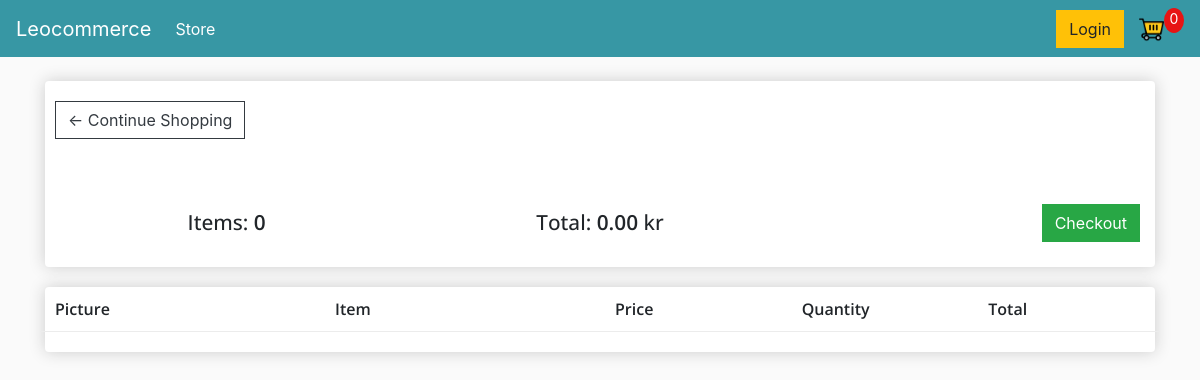
/cart/ (signed in), run on an earlier commit of the app's database.
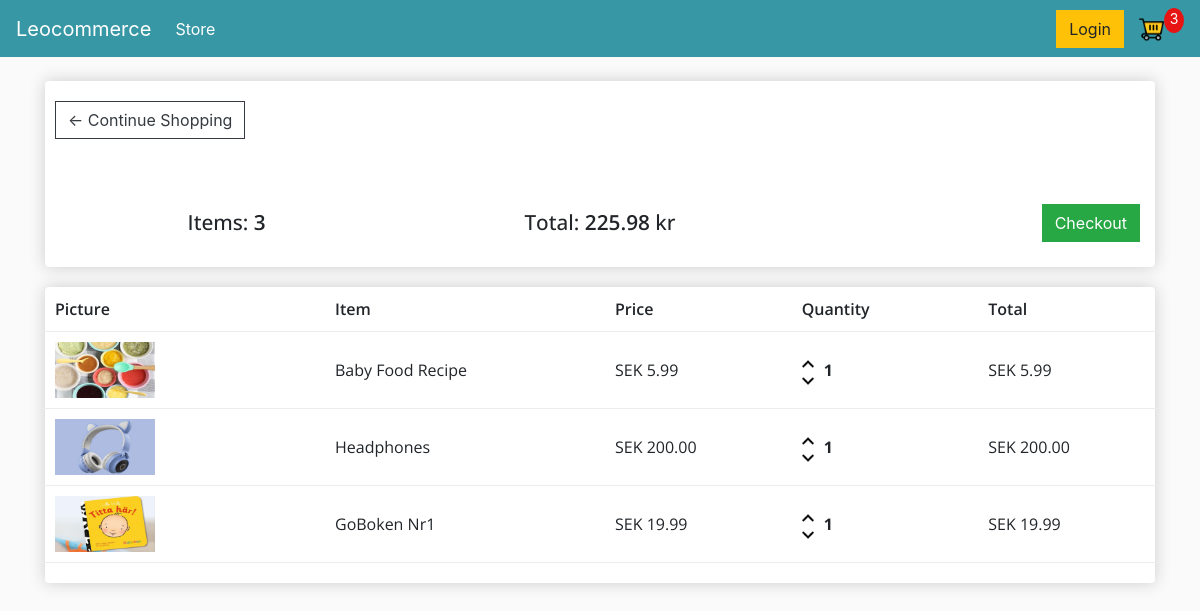
And on a later commit of the database.
### store/models.py (models this page shows, shortened)
class Order(models.Model):
    customer = models.ForeignKey(
        Customer, on_delete=models.SET_NULL, null=True, blank=True)
    date_ordered = models.DateTimeField(auto_now_add=True)
    complete = models.BooleanField(default=False, null=True, blank=False)
    transaction_id = models.CharField(max_length=200, null=True)
    @property
    def get_cart_total(self):
        orderitems = self.orderitem_set.all()
        total = sum([item.get_total for item in orderitems])
        return total
    @property
    def get_cart_items_quantity(self):
        orderitems = self.orderitem_set.all()
        total = sum([item.quantity for item in orderitems])
        return total

class OrderItem(models.Model):
    product = models.ForeignKey(
        Product, on_delete=models.SET_NULL, null=True, blank=True)
    order = models.ForeignKey(
        Order, on_delete=models.SET_NULL, null=True, blank=True)
    quantity = models.IntegerField(default=0, null=True, blank=True)
    date_added = models.DateTimeField(auto_now_add=True)
    @property
    def get_total(self):
        total = self.product.price * self.quantity
        return total

class Product(models.Model):
    name = models.CharField(max_length=200, null=True)
    price = models.DecimalField(max_digits=7, decimal_places=2)
    digital = models.BooleanField(default=False, null=True, blank=False)
    image = models.ImageField(null=True, blank=True)
    @property
    def imageURL(self):
        try:
            url = self.image.url
        except:
            url = ""
        return url

### store/views.py (the view)
# urls.py: path('cart/', views.cart, name="cart"),
def cart(request):
    data = cart_data(request)
    cartItems = data['cartItems']
    order = data['order']
    items = data['items']
    context = {"items": items, "order_of_this_transaction": order,
               'cartItems': cartItems}
    return render(request, 'store/cart.html', context)

### store/utils.py (called while the page is built)
def cart_data(request):
    if request.user.is_authenticated:
        customer = request.user.customer
        order, created = Order.objects.get_or_create(
            customer=customer, complete=False)
        items = order.orderitem_set.all()
        cartItems = order.get_cart_items_quantity
    else:
        cookieData = cookie_cart(request)
        cartItems = cookieData['cartItems']
        order = cookieData['order']
        items = cookieData['items']
    return {"cartItems": cartItems, "order": order, "items": items}

### store/templates/store/cart.html
{% extends 'store/main.html' %} {% load static %} {% block content %}
<div class="box-element box-1">
  <div class="row">
    <div class="col-lg-12 continue-shopping">
      <a href="{% url 'store' %}" class="btn btn-outline-dark">
        &#x2190; Continue Shopping
      </a>
    </div>
  </div>
  <div class="row align-items-center summary-info">
    <div class="col-lg-4 item">
      Items:
      <i class="item-number">
        {{order_of_this_transaction.get_cart_items_quantity}}
      </i>
    </div>
    <div class="col-lg-4 item">
      Total:
      <i class="price-number">
        {{order_of_this_transaction.get_cart_total|floatformat:2}} </i
      >kr
    </div>
    <div class="col-lg-4">
      <a class="btn btn-success cart-checkout" href="{% url 'checkout' %}"
        >Checkout</a
      >
    </div>
  </div>
</div>
<div class="box-element">
  <div class="row cart-row">
    <div class="col-lg-3 table-header">Picture</div>
    <div class="col-lg-3 table-header">Item</div>
    <div class="col-lg-2 table-header">Price</div>
    <div class="col-lg-2 table-header">Quantity</div>
    <div class="col-lg-2 table-header">Total</div>
  </div>
  {% for item in items %}
  <div class="row cart-row align-items-center">
    <div class="col-lg-3">
      <img class="row-image" src="{{item.product.imageURL}}" alt="" />
    </div>
    <div class="col-lg-3 table-content">{{item.product.name}}</div>
    <div class="col-lg-2 table-content">
      SEK {{item.product.price|floatformat:2}}
    </div>
    <div class="col-lg-2 table-content quantity-container">
      <div class="quantity">
        <img
          data-product="{{item.product.id}}"
          data-action="add"
          src="{% static 'images/up-arrow.png' %}"
          alt=""
          class="chg-quantity update-cart"
        />
        <img
          data-product="{{item.product.id}}"
          data-action="remove"
          src="{% static 'images/down-arrow.png' %}"
          alt=""
          class="chg-quantity update-cart"
        />
      </div>
      <p class="quantity">
        {{item.quantity}}
      </p>
    </div>
    <div class="col-lg-2 table-content">
      <span>SEK {{ item.get_total|floatformat:2 }}</span>
    </div>
  </div>
  {% endfor %}
</div>
{% endblock content %}

### store/templates/store/main.html (shortened to what this page needs)
<!DOCTYPE html>
{% load static %}
<html lang="en">
  <head>
    <link
      rel="stylesheet"
      href="https://stackpath.bootstrapcdn.com/bootstrap/4.5.0/css/bootstrap.min.css"
    />
    <link
      href="https://cdnjs.cloudflare.com/ajax/libs/font-awesome/5.12.0-2/css/all.min.css"
      rel="stylesheet"
    />
    <link rel="stylesheet" type="text/css" href="{% static 'css/main.css' %}" />
  </head>
  <body>
    <nav class="navbar navbar-expand-lg navbar-dark bg-dark">
      <a class="navbar-brand" href="{% url 'store' %}">Leocommerce</a>
      <div class="collapse navbar-collapse" id="navbarSupportedContent">
        <ul class="navbar-nav mr-auto">
          <li class="nav-item active">
            <a class="nav-link" href="{% url 'store' %}"
              >Store <span class="sr-only">(current)</span></a
            >
          </li>
        </ul>
        <div class="form-inline my-2 my-lg-0">
          <a href="#" class="btn btn-warning">Login</a>
          <a href="{% url 'cart' %}"
            ><img id="cart-icon" src="{% static 'images/cart.png' %}" alt=""
          /></a>
          <p id="cart-total">{{cartItems}}</p>
        </div>
      </div>
    </nav>
    <div class="container">
      <br />
      {% block content %} {% endblock content %}
    </div>
  </body>
</html>

### static/css/main.css (style rules this page uses)
body { background-color: hsl(0, 0%, 98%); box-sizing: border-box; }
.box-element { box-shadow: hsl(0, 0%, 80%) 0 0 16px; background-color: #fff; border-radius: 4px; padding: 10px; }
.bg-dark { background-color: #3797a4 !important; }
#cart-icon { width: 25px; display: inline-block; margin-left: 15px; }
#cart-total { display: block; text-align: center; color: #fff; background-color: #e71414; width: 20px; height: 25px; border-radius: 50%; font-size: 14px; }
.col-lg-4, .col-lg-6, .col-lg-8, .col-lg-12 { margin-top: 10px; }
.btn { border-radius: 0%; }
.row-image { width: 100px; }
.cart-row { display: flex; padding-bottom: 10px; margin-bottom: 10px; border-bottom: 1px solid #ececec; }
.quantity { display: inline-block; font-weight: 700; padding-right: 10px; }
.chg-quantity { width: 12px; cursor: pointer; display: block; margin-top: 5px; transition: 0.1s; }
.cart-checkout { float: right; margin: 5px; }
.continue-shopping { margin-bottom: 50px; }
.item { font-weight: 500; font-size: 1.3rem; font-family: "Open Sans", sans-serif; text-align: center; }
.item-number { font-style: normal; font-weight: 600; }
.price-number { font-style: normal; font-weight: 600; }
.summary-info { padding-bottom: 10px; }
.box-1 { margin-bottom: 20px; }
.table-header { font-weight: 600; font-size: 1rem; font-family: "Open Sans", sans-serif; }
.table-content { font-weight: 400; font-size: 1rem; font-family: "Open Sans", sans-serif; }
.quantity-container { display: flex; flex-direction: row; align-items: center; }
.quantity-container p, .quantity-container span { margin-bottom: 0; }

What changed in the data, as far as the page shows it:
computed for Order: get_cart_items_quantity "0" → "3"; get_cart_total "0.00" → "225.98"
added OrderItem: product.imageURL (picture), product.name "Baby Food Recipe", product.price "5.99", quantity "1", get_total "5.99"
added OrderItem: product.imageURL (picture), product.name "Headphones", product.price "200.00", quantity "1", get_total "200.00"
added OrderItem: product.imageURL (picture), product.name "GoBoken Nr1", product.price "19.99", quantity "1", get_total "19.99"
Also different on the page:
{{ cartItems }}: "0" → "3"
